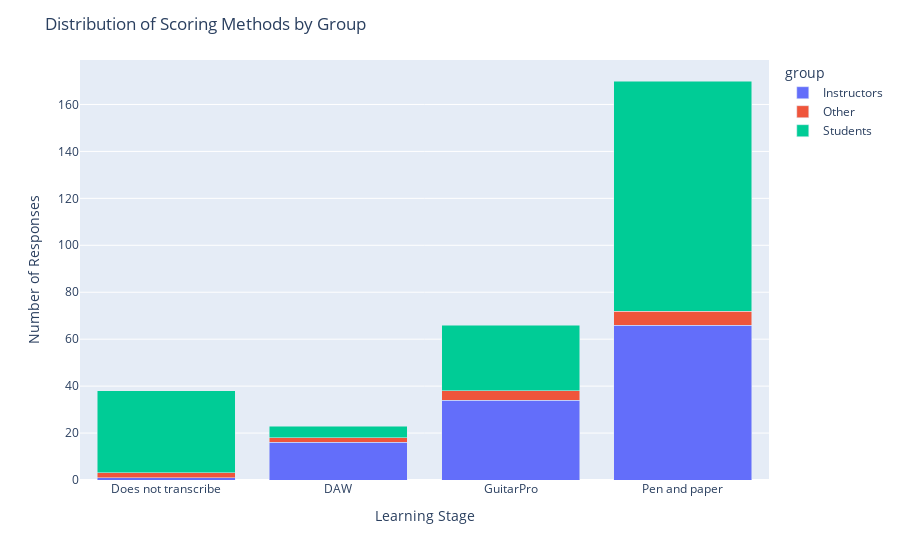

The code cell stored with this chart in its notebook:
### Code cell
grouped_df = df.groupby(['tools', 'group']).size().reset_index(name='count')

# Plot the stacked bar chart
fig = px.bar(grouped_df, x="tools", y="count", color="group", barmode="stack")

# Add axis labels and title
fig.update_layout(xaxis_title="Learning Stage", yaxis_title="Number of Responses",
                  title="Distribution of Scoring Methods by Group",
                      xaxis=dict(
                    categoryorder='array',
                    categoryarray=['Does not transcribe', 'DAW', 'GuitarPro', "Pen and paper"]))
# Show the chart
fig.show()
pio.write_image(fig, 'stacked.png', width=800, height=400, scale=3)

### Figure 1 — Plotly figure (JSON) as saved in the notebook; plotly's stock layout.template omitted (floating-point values rounded to 4 significant figures)
{"data": [{"alignmentgroup": "True", "hovertemplate": "group=Instructors<br>tools=%{x}<br>count=%{y}<extra></extra>", "legendgroup": "Instructors", "marker": {"color": "#636efa", "pattern": {"shape": ""}}, "name": "Instructors", "offsetgroup": "Instructors", "orientation": "v", "showlegend": true, "textposition": "auto", "type": "bar", "x": ["DAW", "Does not transcribe", "GuitarPro", "Pen and paper"], "xaxis": "x", "y": [16, 1, 34, 66], "yaxis": "y"}, {"alignmentgroup": "True", "hovertemplate": "group=Other<br>tools=%{x}<br>count=%{y}<extra></extra>", "legendgroup": "Other", "marker": {"color": "#EF553B", "pattern": {"shape": ""}}, "name": "Other", "offsetgroup": "Other", "orientation": "v", "showlegend": true, "textposition": "auto", "type": "bar", "x": ["DAW", "Does not transcribe", "GuitarPro", "Pen and paper"], "xaxis": "x", "y": [2, 2, 4, 6], "yaxis": "y"}, {"alignmentgroup": "True", "hovertemplate": "group=Students<br>tools=%{x}<br>count=%{y}<extra></extra>", "legendgroup": "Students", "marker": {"color": "#00cc96", "pattern": {"shape": ""}}, "name": "Students", "offsetgroup": "Students", "orientation": "v", "showlegend": true, "textposition": "auto", "type": "bar", "x": ["DAW", "Does not transcribe", "GuitarPro", "Pen and paper"], "xaxis": "x", "y": [5, 35, 28, 98], "yaxis": "y"}], "layout": {"barmode": "stack", "legend": {"title": {"text": "group"}, "tracegroupgap": 0}, "margin": {"t": 60}, "title": {"text": "Distribution of Scoring Methods by Group"}, "xaxis": {"anchor": "y", "categoryarray": ["Does not transcribe", "DAW", "GuitarPro", "Pen and paper"], "categoryorder": "array", "domain": [0, 1], "title": {"text": "Learning Stage"}}, "yaxis": {"anchor": "x", "domain": [0, 1], "title": {"text": "Number of Responses"}}}}
